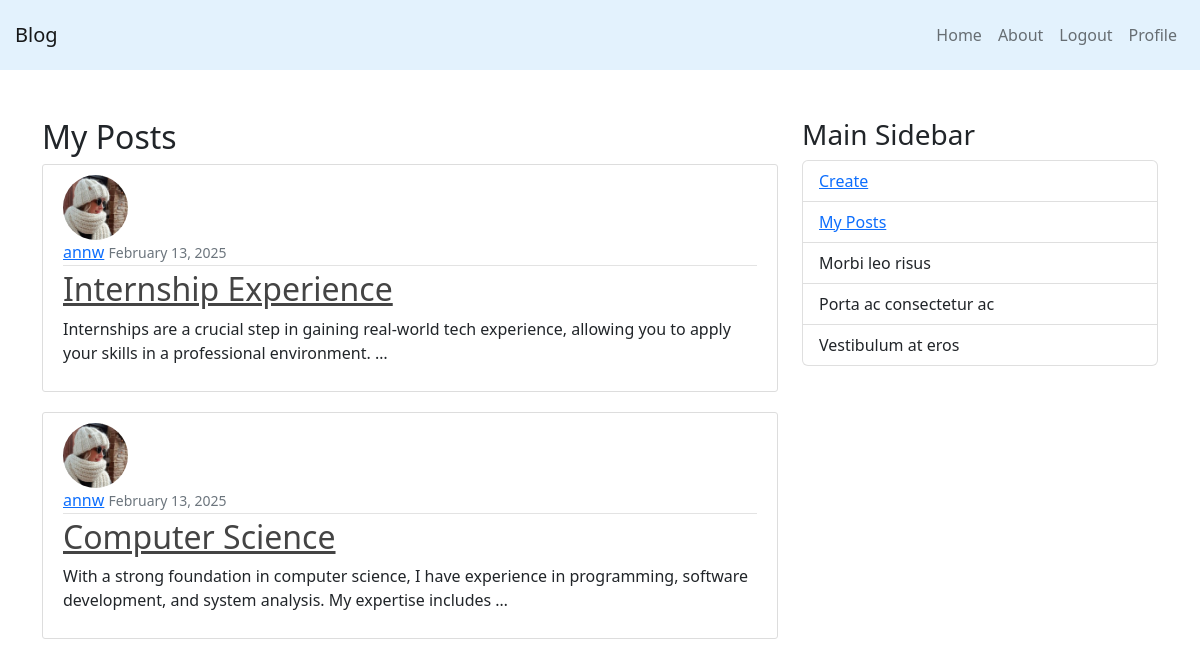
The page /post/user/17/ (signed in) on the database its author committed.
### blog_app/models.py (models this page shows, shortened)
class Post(models.Model):
    title = models.CharField(max_length=255)
    content = models.TextField()
    excerpt = models.TextField()
    date_created = models.DateTimeField(default=timezone.now)
    author = models.ForeignKey(User, on_delete=models.CASCADE)

### users/models.py (models this page shows, shortened)
class UserProfile(models.Model):
    user = models.OneToOneField(User, on_delete=models.CASCADE, related_name="profile")
    profile_pic = models.ImageField(upload_to="profile_pics", default="profile_pics/default.jpeg")

### blog_app/views.py (the view)
# urls.py: path("post/user/<int:user_id>/", user_posts, name="user-post"),  # ✅ Fixed function name
def user_posts(request, user_id):
    user = get_object_or_404(User, pk=user_id)  # ✅ Use pk for consistency
    user_posts = Post.objects.filter(author=user).order_by("-date_created")
    return render(request, "blog_app/user_post.html", {"posts": user_posts, "author": user})  # ✅ Correct data passed

### blog_app/templates/blog_app/user_post.html
{% extends "blog_app/base.html" %}
{% load static %}
{% block content %}
  {% if author %}
    {% if request.user == author %}
      <h2>My Posts</h2>
    {% else %}
      <h2>{{ author.username }}'s Posts</h2>
    {% endif %}
  {% endif %}
  {% for post in posts %}
  <article class="media content-section">
      {% if post.author.profile and post.author.profile.profile_pic %}
        <img class="rounded-circle article-img" src="{{ post.author.profile.profile_pic.url }}" alt="{{ post.author.username }}">
      {% else %}
        <img class="rounded-circle article-img" src="{% static 'images/default_profile.jpg' %}" alt="Default Profile">
      {% endif %}
      <div class="media-body">
        <div class="article-metadata">
          <a class="mr-2" href="{% url 'user-post' post.author.id %}">{{ post.author.username }}</a>
          <small class="text-muted">{{ post.date_created|date:"F d, Y" }}</small>
        </div>
        <h2><a class="article-title" href="{% url 'post-detail' post.id %}">{{ post.title }}</a></h2>
        <p>{{ post.excerpt|default:post.content|truncatewords:20 }}</p>
      </div>
  </article>
  {% empty %}
    <p>No posts found.</p>
  {% endfor %}
{% endblock %}

### blog_app/static/blog_app/main.css (style rules this page uses)
.content-section { background: #ffffff; padding: 10px 20px; border: 1px solid #dddddd; border-radius: 3px; margin-bottom: 20px; }
.article-title { color: #444444; }
.article-img { height: 65px; width: 65px; margin-right: 16px; }
.article-metadata { padding-bottom: 1px; margin-bottom: 4px; border-bottom: 1px solid #e3e3e3 }

### rows shown on the page
Post: author.profile.profile_pic (picture), author.username "annw", date_created "February 13, 2025", title "Internship Experience", excerpt "Internships are a crucial step in gaining real-world tech experience, allowing you to apply your skills in a professional environment. …"
Post: author.profile.profile_pic (picture), author.username "annw", date_created "February 13, 2025", title "Computer Science", excerpt "With a strong foundation in computer science, I have experience in programming, software development, and system analysis. My expertise includes …"
